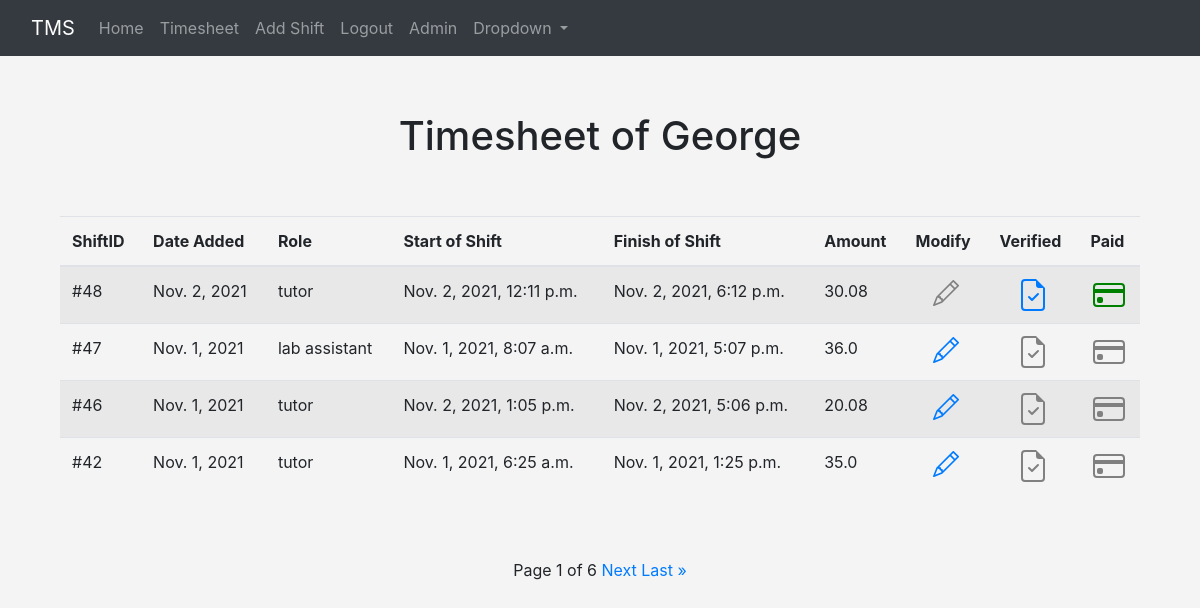
The page /shifts (signed in) on the database its author committed.
### timesheet/models.py (models this page shows, shortened)
class Shift(models.Model):
    studentID = models.ForeignKey(User, blank=True, null=True, on_delete=models.CASCADE)
    date = models.DateTimeField('Date added', auto_now_add=True)
    role = models.ForeignKey(Roles, blank=True, null=True, on_delete=models.SET_NULL)
    startHour = models.DateTimeField('Time started working')
    endHour = models.DateTimeField('Time finished working')
    verified = models.BooleanField(default=False)
    paid = models.BooleanField(default=False)
    def payment(self):
        time = self.endHour - self.startHour                                 #calculate time working
        payment = round(self.role.hourlyPay * time.seconds / 60 / 60,2)      #hourlyPay * hours worked, rounded for 2 demicals
        return payment

class Roles(models.Model):
    name = models.CharField('Type of role', max_length=120)
    hourlyPay = models.IntegerField('Payment per hour for a role')
    def __str__(self):
        return self.name

### timesheet/views.py (the view)
# urls.py: path('shifts', views.shifts, name="shifts"),
def shifts(request):
    shifts = Shift.objects.all().order_by('-date')
    p = Paginator(Shift.objects.all().order_by('-date'),4)
    page = request.GET.get('page')
    shiftsPerPage = p.get_page(page)
    return render(request, 'timesheet/shifts.html', {
        'shifts': shifts,
        'shiftsPerPage': shiftsPerPage,
        })

### timesheet/templates/timesheet/shifts.html (shortened to what this page needs)
{% extends 'timesheet/base.html' %}
    {% block content %}
    <center>
    <br>
    <div class="container">
        <h1>Timesheet of {{ user }}</h1>
        <br/> <br/>
        <table class="table table-striped">
          <thead>
            <tr>
                <th scope="col">ShiftID</th>
                <th scope="col">Date Added</th>
                <th scope="col">Role</th>
                <th scope="col">Start of Shift</th>
                <th scope="col">Finish of Shift</th>
                <th scope="col">Amount</th>
                <th scope="col">Modify</th>
                <th scope="col">Verified</th>
                <th scope="col">Paid</th>
            </tr>
          </thead>
            {% for shift in shiftsPerPage %}
                {% if user == shift.studentID %}
                        <tr>
                            <td>
                            #{{ shift.id }}
                            </td>
                            <td>
                            {{ shift.date.date }}
                            </td>
                            <td>
                            {{ shift.role }}
                            </td>
                            <td>
                            {{ shift.startHour }}
                            </td>
                            <td>
                            {{ shift.endHour }}
                            </td>
                            <td>
                            {{ shift.payment }}
                            </td>
                            <td align="center">
                                <a href="{% url 'update-shift' shift.id %}">
                                </a>
                            </td>
                            <td align="center">
                                <a href="{% url 'verify-shift' shift.id %}">
                                </a>
                            </td>
                            <td align="center">
                                <a href="{% url 'pay-shift' shift.id %}">
                                </a>
                            </td>
                        </tr>
                {% endif %}
            {% endfor %}
        </table>
    </div>
    <br/> <br/>
    Page {{ shiftsPerPage.number }} of {{ shiftsPerPage.paginator.num_pages }}
    {% if shiftsPerPage.has_next %}
        <a href="?page={{ shiftsPerPage.next_page_number }}">Next</a>
        <a href="?page={{ shiftsPerPage.paginator.num_pages }}">Last &raquo;</a>
    {% endif %}
    <br/> <br/>
    </center>
    {% endblock %}

### timesheet/templates/timesheet/base.html (style rules this page uses)
body { background: #f4f4f4; }

### rows shown on the page
Shift: id "48", date "Nov. 2, 2021", role "tutor", startHour "Nov. 2, 2021, 12:11 p.m.", endHour "Nov. 2, 2021, 6:12 p.m.", payment "30.08"
Shift: id "47", date "Nov. 1, 2021", role "lab assistant", startHour "Nov. 1, 2021, 8:07 a.m.", endHour "Nov. 1, 2021, 5:07 p.m.", payment "36.0"
Shift: id "46", date "Nov. 1, 2021", role "tutor", startHour "Nov. 2, 2021, 1:05 p.m.", endHour "Nov. 2, 2021, 5:06 p.m.", payment "20.08"
Shift: id "42", date "Nov. 1, 2021", role "tutor", startHour "Nov. 1, 2021, 6:25 a.m.", endHour "Nov. 1, 2021, 1:25 p.m.", payment "35.0"

### other values the page prints
{{ user }} "George"
{{ shiftsPerPage.number }} "1"
{{ shiftsPerPage.paginator.num_pages }} "6"
